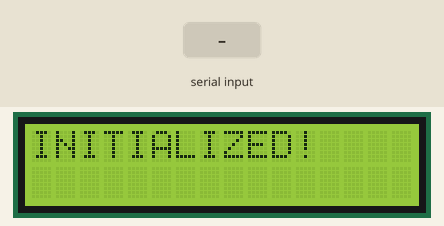
Simulated run of this sketch. Board: Arduino Uno, built with avr-gcc and run on an emulated ATmega328P. Shown: 16×2 character LCD. The inputs (shaded band) are chosen by the test bench.

Above: at 0.1 s.
At 2.1 s:
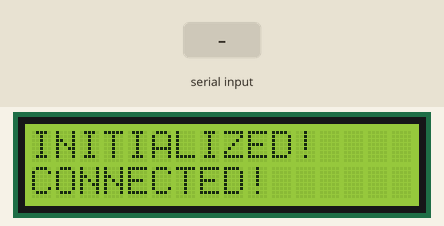
2.2 s: "1" received over Serial
At 2.27 s:
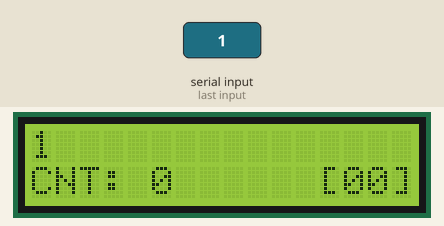
Timing chart, 0 to 5.2 s (numbered marks = the images above; inputs shaded):
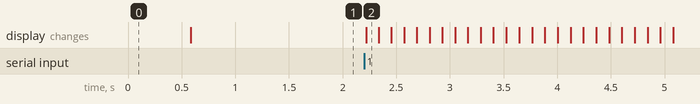

Measured:
- after the input at 2.2 s, the display: changes at once (image 2)

The sketch:

serialUART.ino
```cpp
#include <Wire.h>               /* Allow I2C/TWI serial communication */
#include <LiquidCrystal_I2C.h>  /* LiquidCrystal I2C (ver.1.1.2) by Frank de Brabander*/

int RESET = 4;

unsigned long count = 0;
char received;

LiquidCrystal_I2C lcd(0x3F, 16, 2); // Declare LiquidCrystal_I2C instance as lcd as 0x27 address and 16x2 display.

void setup() {

    // UNTRIGGER RESET.
    /*digitalWrite(RESET, HIGH); delay(200);
    pinMode(RESET, OUTPUT);*/

    // INITIALIZE LCD AND SHOW THAT IT IS READY FOR 1 SECOND.
    lcd.init();
    lcd.backlight();
    lcd.setCursor(0,0);
    lcd.print("INITIALIZED!");
    delay(500);

    // INITIALIZE SERIAL COMMUNICATION.
    Serial.begin(115200);
    while (!Serial){
        ;   //
    }
    lcd.setCursor(0,1);
    lcd.print("CONNECTED!");
    delay(500);

    // STAND-BY FOR INCOMING SERIAL DATA...
    while(!Serial.available()){
        ;
    }
}

void loop() {
    // CLEAR EXISING TEXT.
    lcd.clear();

    // IF THERE IS A NUMBER OF BYTE AVAILABLE FOR READING (SERIAL BUFFER: 64 BYTES).
    if(Serial.available() > 0){
        // READ RECEIVED DATA.
        received = Serial.read();
    }

    // PRINT THE RECEIVED SIGNAL.
    lcd.setCursor(0,0);
    lcd.print(received);  // BINARY, THUS CAN RECEIVE NUMBER 0 ~ 255 (8 BITS; 1 BYTE) ONLY.

    // PRINT THE COUNTER.
    lcd.setCursor(0,1);
    String counter = "CNT: " + String(count);
    lcd.print(counter);
    count += 1;

    displayBuffer();

}

// SHOW Serial.available() RETURN VALUE.
void displayBuffer() {

    lcd.setCursor(12,1); lcd.print("[");
    if (Serial.available()< 10) {
        lcd.setCursor(13,1); lcd.print("0");
        lcd.setCursor(14,1); lcd.print(Serial.available());
    }
    else {
        lcd.setCursor(13,1); lcd.print(Serial.available());
    }
    lcd.setCursor(15,1); lcd.print(']');

    delay(100);
}
```
